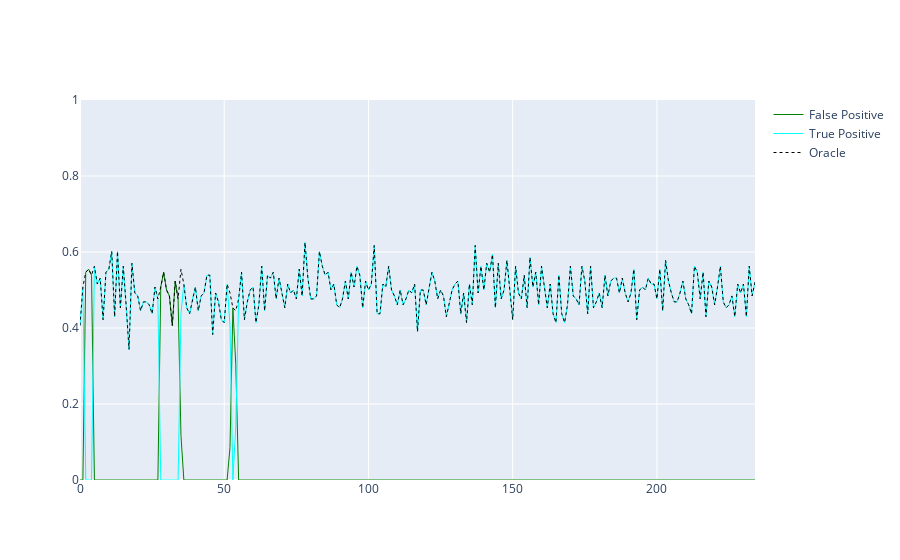

Notebook code for this chart:
### Code cell
sequence = np.arange(0,len(dft),1)
dft = np.array(dft)
fig = go.Figure( )
# fig.add_traces([ go.Scatter( x=sequence, y=dft[:,2], name='True Negative',line={ 'color': "Red", "width":1} ) ]) 
# fig.add_traces([ go.Scatter( x=sequence, y=dft[:,3], name='False Negative',line={ 'color': "Orange", "width":1} ) ])
fig.add_traces([ go.Scatter( x=sequence, y=dft[:,4], name='False Positive',line={ 'color': "Green", "width":1} ) ])
fig.add_traces([ go.Scatter( x=sequence, y=dft[:,5], name='True Positive',line={ 'color': "Cyan", "width":1} ) ])
fig.add_traces([ go.Scatter( x=sequence, y=dft[:,10], name='Oracle',line={ 'color': "Black", "width":1,"dash":"dot" } ) ])




fig.update_yaxes(range=[0, 1])
fig.show(legend=True)

### Figure 1 — Plotly figure (JSON) as saved in the notebook; plotly's stock layout.template omitted (floating-point values rounded to 4 significant figures; data arrays with more than 128 entries replaced by an {"elided": "..."} marker saying what was removed)
{"data": [{"line": {"color": "Green", "width": 1}, "name": "False Positive", "type": "scatter", "x": {"elided": "235 int values"}, "y": {"elided": "235 float values"}}, {"line": {"color": "Cyan", "width": 1}, "name": "True Positive", "type": "scatter", "x": {"elided": "235 int values"}, "y": {"elided": "235 float values"}}, {"line": {"color": "Black", "dash": "dot", "width": 1}, "name": "Oracle", "type": "scatter", "x": {"elided": "235 int values"}, "y": {"elided": "235 float values"}}], "layout": {"yaxis": {"range": [0, 1]}}}
